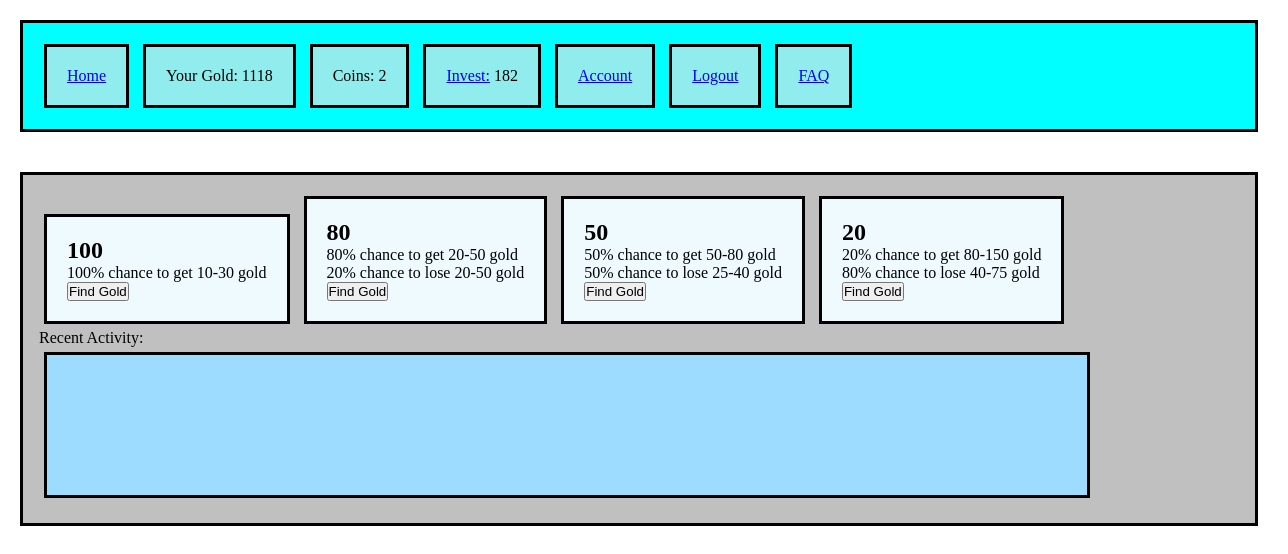
Page / (signed in) on the earlier database version.
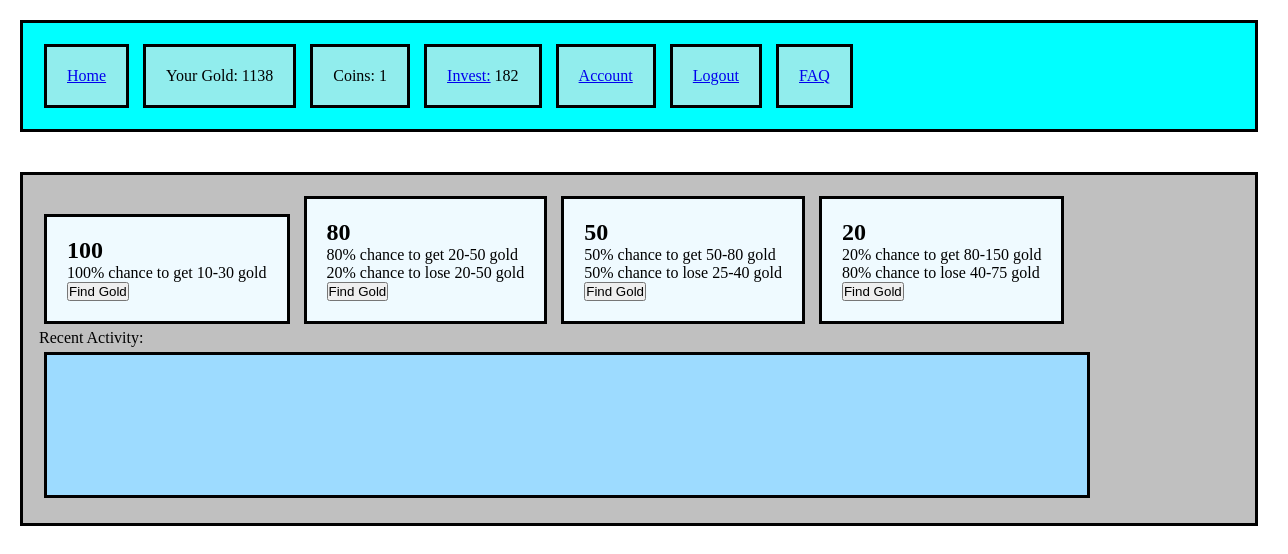
Same page on the later database version.
### app1/models.py (models this page shows)
class User(models.Model):
    email = models.CharField(max_length=100)
    username =models.CharField(max_length=100)
    password = models.CharField(max_length=100)
    account_balance = models.IntegerField()
    coins = models.IntegerField()
    invested_balance = models.IntegerField()
    date_joined = models.DateTimeField(auto_now_add=True)
    investment_click_counter = models.IntegerField()
    coin_click_counter = models.IntegerField()
    level = models.IntegerField()
    objects = UserManager()

### app1/views.py (the view)
# urls.py: path('', views.index),
def index(request):
    if 'user_id' not in request.session:
        return redirect('/display_login')
    user = User.objects.get(id=request.session['user_id'])
    context = {
    "user":user
}
    change_level(user)
    if 'activities' not in request.session:
        request.session['activities'] = []
    if user.coins == 0:
        return redirect("/no_more_coins")
    return render(request, "index.html",context)

### app1/templates/index.html (shortened to what this page needs)
<!DOCTYPE html>
<html>
  <head>
    {% load static %}
    <link rel="stylesheet" href="{% static 'css/style.css' %}">
  </head>
  <body>
      <div id='above_wrapper'>
        <div class='nav_bar'><p><a href='/'>Home</a> </p></div>
            <div class='nav_bar'><p>Your Gold: {{user.account_balance}}</p></div>
            <div class='nav_bar'><p>Coins: {{user.coins}}</p></div>
            <div class='nav_bar'><p><a href='/display_invest'>Invest:</a> {{user.invested_balance}}</p></div>
            <div class='nav_bar'><p><a href='/display_account'>Account</a></p></div>
            <div class='nav_bar'><p><a href='/logout'>Logout</a></p></div>
            <div class='nav_bar'><p><a href='/faq'>FAQ</a></p></div>
      </div>
    <div id='wrapper'>
      <div class='options'>
              <form class='option' action="/process_money/" method="post">
                  <h2>100</h2>
                  <p>100% chance to get 10-30 gold</p>
                  <button name='farm' type="submit">Find Gold</button>
              </form>
      </div>
      <div class='options'>
          <form class='option' action="/process_money/" method="post">
              <h2>80</h2>
              <p>80% chance to get 20-50 gold</p>
              <p>20% chance to lose 20-50 gold</p>
              <button name='cave' type="submit">Find Gold</button>
          </form>
      </div>
      <div class='options'>
          <form class='option' action="/process_money/" method="post" >
              <h2>50</h2>
              <p>50% chance to get 50-80 gold</p>
              <p>50% chance to lose 25-40 gold</p>
              <button name='house' type="submit">Find Gold</button>
          </form>
      </div>
      <div class='options'>
          <form class='option' action="/process_money/" method="post">
              <h2>20</h2>
              <p>20% chance to get 80-150 gold</p>
              <p>80% chance to lose 40-75 gold</p>
              <button name='casino' type="submit">Find Gold</button>
          </form>
      </div>
      <p> Recent Activity:</p>
      <div id='activities'>
      </div>
    </div>
  </body>
</html>

### app1/static/css/style.css (style rules this page uses)
* { margin: 0px; padding: 0px; }
body { background-image: url("https://images.pexels.com/photos/3483098/pexels-photo-3483098.jpeg"); background-size: 100%; }
div { width:auto; margin:5px; border: solid black 3px; display: inline-block; padding:20px; }
#activities { background-color: rgba(157, 219, 255, 0.993); width: 1000px; height: 100px; overflow-y:auto; }
#above_wrapper { width: 1200px; background-color: cyan; margin: 20px; padding: 16px; }
#wrapper { width: 1200px; background-color: silver; margin: 20px; padding: 16px; }
.nav_bar { background-color: rgba(230, 227, 227, 0.63); }
.options { background-color: rgb(239, 250, 255); }

Differences in the rows shown:
changed User: account_balance "1118" → "1138"; coins "2" → "1"
